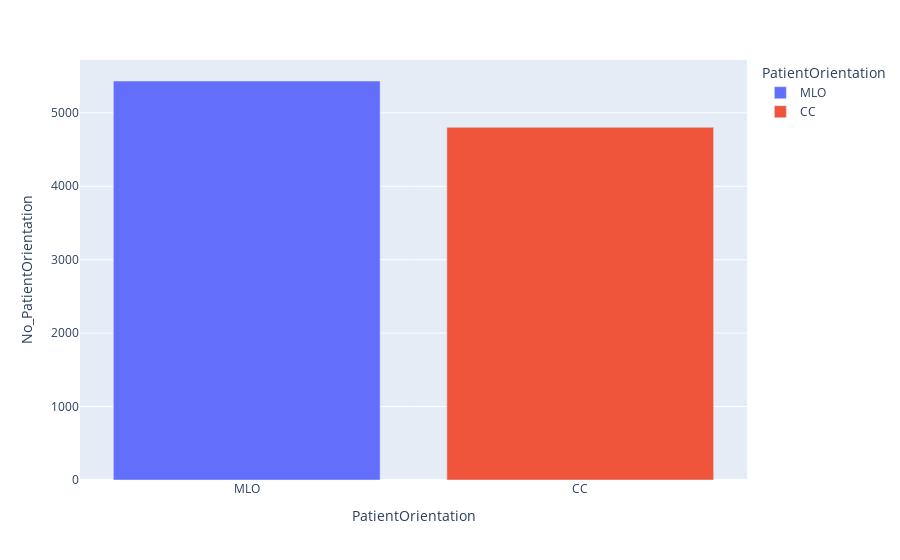

Notebook code cell kept with this figure:
### Code cell
## plot the image types
orient_dicom_graph=px.bar(data_frame=orient_dicom, x='PatientOrientation', y='No_PatientOrientation', color='PatientOrientation')
orient_dicom_graph

### Figure 1 — Plotly figure (JSON) as saved in the notebook; plotly's stock layout.template omitted (floating-point values rounded to 4 significant figures)
{"data": [{"alignmentgroup": "True", "hovertemplate": "PatientOrientation=%{x}<br>No_PatientOrientation=%{y}<extra></extra>", "legendgroup": "MLO", "marker": {"color": "#636efa", "pattern": {"shape": ""}}, "name": "MLO", "offsetgroup": "MLO", "orientation": "v", "showlegend": true, "textposition": "auto", "type": "bar", "x": ["MLO"], "xaxis": "x", "y": [5434], "yaxis": "y"}, {"alignmentgroup": "True", "hovertemplate": "PatientOrientation=%{x}<br>No_PatientOrientation=%{y}<extra></extra>", "legendgroup": "CC", "marker": {"color": "#EF553B", "pattern": {"shape": ""}}, "name": "CC", "offsetgroup": "CC", "orientation": "v", "showlegend": true, "textposition": "auto", "type": "bar", "x": ["CC"], "xaxis": "x", "y": [4803], "yaxis": "y"}], "layout": {"barmode": "relative", "legend": {"title": {"text": "PatientOrientation"}, "tracegroupgap": 0}, "margin": {"t": 60}, "xaxis": {"anchor": "y", "categoryarray": ["MLO", "CC"], "categoryorder": "array", "domain": [0, 1], "title": {"text": "PatientOrientation"}}, "yaxis": {"anchor": "x", "domain": [0, 1], "title": {"text": "No_PatientOrientation"}}}}
